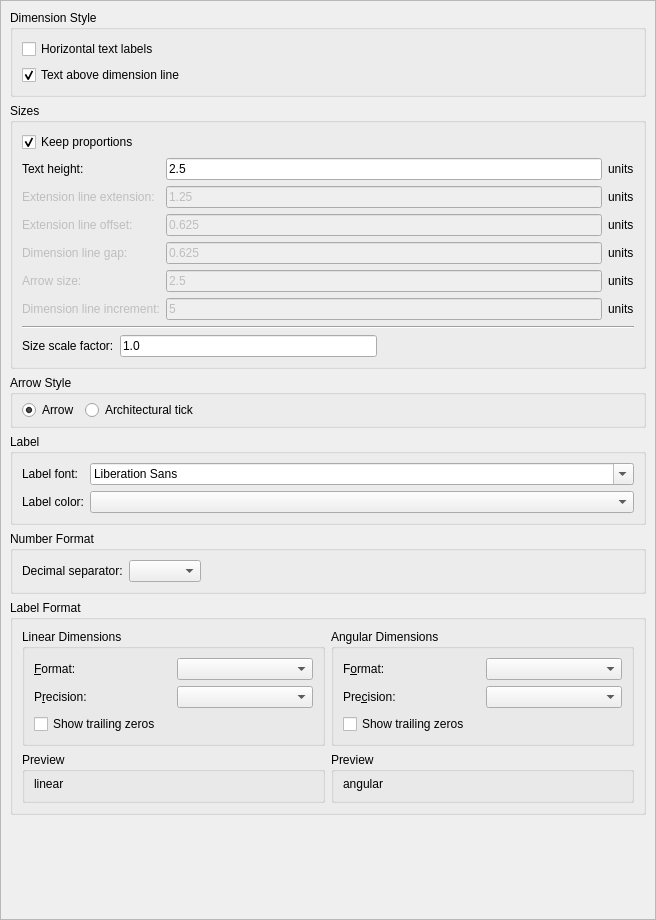
<?xml version="1.0" encoding="UTF-8"?>
<ui version="4.0">
 <class>DimensionSettings</class>
 <widget class="QScrollArea" name="DimensionSettings">
  <property name="geometry">
   <rect>
    <x>0</x>
    <y>0</y>
    <width>656</width>
    <height>920</height>
   </rect>
  </property>
  <property name="widgetResizable">
   <bool>true</bool>
  </property>
  <widget class="QWidget" name="scrollAreaWidgetContents">
   <property name="geometry">
    <rect>
     <x>0</x>
     <y>0</y>
     <width>654</width>
     <height>918</height>
    </rect>
   </property>
   <layout class="QVBoxLayout" name="verticalLayout_3">
    <item>
     <widget class="QGroupBox" name="groupBox_2">
      <property name="title">
       <string>Dimension Style</string>
      </property>
      <layout class="QVBoxLayout" name="verticalLayout_2">
       <item>
        <widget class="QCheckBox" name="DIMTIH">
         <property name="text">
          <string>Horizontal text labels</string>
         </property>
        </widget>
       </item>
       <item>
        <widget class="QCheckBox" name="DIMTAD">
         <property name="text">
          <string>Text above dimension line</string>
         </property>
         <property name="checked">
          <bool>true</bool>
         </property>
        </widget>
       </item>
      </layout>
     </widget>
    </item>
    <item>
     <widget class="QGroupBox" name="DimensionSizes">
      <property name="title">
       <string>Sizes</string>
      </property>
      <layout class="QVBoxLayout" name="verticalLayout">
       <item>
        <widget class="QCheckBox" name="KeepProportions">
         <property name="text">
          <string>Keep proportions</string>
         </property>
         <property name="checked">
          <bool>true</bool>
         </property>
        </widget>
       </item>
       <item>
        <layout class="QGridLayout" name="_2">
         <item row="1" column="1">
          <widget class="RMathLineEdit" name="DIMEXE">
           <property name="enabled">
            <bool>false</bool>
           </property>
           <property name="text">
            <string notr="true">1.25</string>
           </property>
           <property name="angle" stdset="0">
            <bool>false</bool>
           </property>
           <property name="defaultUnit" stdset="0">
            <number>0</number>
           </property>
          </widget>
         </item>
         <item row="3" column="0">
          <widget class="QLabel" name="DIMGAP_LAbel">
           <property name="enabled">
            <bool>false</bool>
           </property>
           <property name="text">
            <string>Dimension line gap:</string>
           </property>
          </widget>
         </item>
         <item row="2" column="1">
          <widget class="RMathLineEdit" name="DIMEXO">
           <property name="enabled">
            <bool>false</bool>
           </property>
           <property name="text">
            <string notr="true">0.625</string>
           </property>
           <property name="angle" stdset="0">
            <bool>false</bool>
           </property>
           <property name="defaultUnit" stdset="0">
            <number>0</number>
           </property>
          </widget>
         </item>
         <item row="4" column="1">
          <widget class="RMathLineEdit" name="DIMASZ">
           <property name="enabled">
            <bool>false</bool>
           </property>
           <property name="text">
            <string notr="true">2.5</string>
           </property>
           <property name="angle" stdset="0">
            <bool>false</bool>
           </property>
           <property name="defaultUnit" stdset="0">
            <number>0</number>
           </property>
          </widget>
         </item>
         <item row="4" column="0">
          <widget class="QLabel" name="DIMASZ_Label">
           <property name="enabled">
            <bool>false</bool>
           </property>
           <property name="text">
            <string>Arrow size:</string>
           </property>
          </widget>
         </item>
         <item row="1" column="0">
          <widget class="QLabel" name="DIMEXE_Label">
           <property name="enabled">
            <bool>false</bool>
           </property>
           <property name="text">
            <string>Extension line extension:</string>
           </property>
          </widget>
         </item>
         <item row="0" column="1">
          <widget class="RMathLineEdit" name="DIMTXT">
           <property name="text">
            <string notr="true">2.5</string>
           </property>
           <property name="angle" stdset="0">
            <bool>false</bool>
           </property>
           <property name="defaultUnit" stdset="0">
            <number>0</number>
           </property>
          </widget>
         </item>
         <item row="0" column="2">
          <widget class="QLabel" name="DimUnit1">
           <property name="text">
            <string notr="true">units</string>
           </property>
          </widget>
         </item>
         <item row="3" column="2">
          <widget class="QLabel" name="DimUnit4">
           <property name="text">
            <string notr="true">units</string>
           </property>
          </widget>
         </item>
         <item row="4" column="2">
          <widget class="QLabel" name="DimUnit5">
           <property name="text">
            <string notr="true">units</string>
           </property>
          </widget>
         </item>
         <item row="5" column="2">
          <widget class="QLabel" name="DimUnit6">
           <property name="text">
            <string notr="true">units</string>
           </property>
          </widget>
         </item>
         <item row="3" column="1">
          <widget class="RMathLineEdit" name="DIMGAP">
           <property name="enabled">
            <bool>false</bool>
           </property>
           <property name="text">
            <string notr="true">0.625</string>
           </property>
           <property name="angle" stdset="0">
            <bool>false</bool>
           </property>
           <property name="defaultUnit" stdset="0">
            <number>0</number>
           </property>
          </widget>
         </item>
         <item row="0" column="0">
          <widget class="QLabel" name="DIMTXT_Label">
           <property name="text">
            <string>Text height:</string>
           </property>
          </widget>
         </item>
         <item row="2" column="0">
          <widget class="QLabel" name="DIMEXO_Label">
           <property name="enabled">
            <bool>false</bool>
           </property>
           <property name="text">
            <string>Extension line offset:</string>
           </property>
          </widget>
         </item>
         <item row="1" column="2">
          <widget class="QLabel" name="DimUnit2">
           <property name="text">
            <string notr="true">units</string>
           </property>
          </widget>
         </item>
         <item row="2" column="2">
          <widget class="QLabel" name="DimUnit3">
           <property name="text">
            <string notr="true">units</string>
           </property>
          </widget>
         </item>
         <item row="5" column="0">
          <widget class="QLabel" name="DIMDLI_Label">
           <property name="enabled">
            <bool>false</bool>
           </property>
           <property name="text">
            <string>Dimension line increment:</string>
           </property>
          </widget>
         </item>
         <item row="5" column="1">
          <widget class="RMathLineEdit" name="DIMDLI">
           <property name="enabled">
            <bool>false</bool>
           </property>
           <property name="text">
            <string notr="true">5</string>
           </property>
          </widget>
         </item>
        </layout>
       </item>
       <item>
        <widget class="Line" name="line">
         <property name="orientation">
          <enum>Qt::Horizontal</enum>
         </property>
        </widget>
       </item>
       <item>
        <layout class="QHBoxLayout" name="horizontalLayout">
         <item>
          <widget class="QLabel" name="label_7">
           <property name="text">
            <string>Size scale factor:</string>
           </property>
          </widget>
         </item>
         <item>
          <widget class="RMathLineEdit" name="DIMSCALE">
           <property name="text">
            <string notr="true">1.0</string>
           </property>
           <property name="angle" stdset="0">
            <bool>false</bool>
           </property>
           <property name="defaultUnit" stdset="0">
            <number>0</number>
           </property>
          </widget>
         </item>
         <item>
          <spacer name="horizontalSpacer_2">
           <property name="orientation">
            <enum>Qt::Horizontal</enum>
           </property>
           <property name="sizeHint" stdset="0">
            <size>
             <width>40</width>
             <height>20</height>
            </size>
           </property>
          </spacer>
         </item>
        </layout>
       </item>
      </layout>
     </widget>
    </item>
    <item>
     <widget class="QGroupBox" name="ArrowStyle">
      <property name="title">
       <string>Arrow Style</string>
      </property>
      <layout class="QHBoxLayout" name="_3">
       <property name="topMargin">
        <number>5</number>
       </property>
       <property name="bottomMargin">
        <number>5</number>
       </property>
       <item>
        <widget class="QRadioButton" name="Arrow">
         <property name="text">
          <string>Arrow</string>
         </property>
         <property name="checked">
          <bool>true</bool>
         </property>
        </widget>
       </item>
       <item>
        <widget class="QRadioButton" name="ArchitecturalTick">
         <property name="text">
          <string>Architectural tick</string>
         </property>
        </widget>
       </item>
       <item>
        <spacer name="horizontalSpacer">
         <property name="orientation">
          <enum>Qt::Horizontal</enum>
         </property>
         <property name="sizeHint" stdset="0">
          <size>
           <width>40</width>
           <height>20</height>
          </size>
         </property>
        </spacer>
       </item>
      </layout>
     </widget>
    </item>
    <item>
     <widget class="QGroupBox" name="FontGroup">
      <property name="title">
       <string>Label</string>
      </property>
      <layout class="QFormLayout" name="formLayout">
       <item row="0" column="0">
        <widget class="QLabel" name="label_11">
         <property name="text">
          <string>Label font:</string>
         </property>
        </widget>
       </item>
       <item row="0" column="1">
        <widget class="QFontComboBox" name="DimensionFont"/>
       </item>
       <item row="1" column="0">
        <widget class="QLabel" name="label">
         <property name="text">
          <string>Label color:</string>
         </property>
        </widget>
       </item>
       <item row="1" column="1">
        <widget class="RColorCombo" name="DimensionTextColor"/>
       </item>
      </layout>
     </widget>
    </item>
    <item>
     <widget class="QGroupBox" name="groupBox">
      <property name="title">
       <string>Number Format</string>
      </property>
      <layout class="QHBoxLayout" name="horizontalLayout_3">
       <item>
        <widget class="QLabel" name="label_12">
         <property name="text">
          <string>Decimal separator:</string>
         </property>
        </widget>
       </item>
       <item>
        <widget class="QComboBox" name="DecimalPoint"/>
       </item>
       <item>
        <spacer name="horizontalSpacer_3">
         <property name="orientation">
          <enum>Qt::Horizontal</enum>
         </property>
         <property name="sizeHint" stdset="0">
          <size>
           <width>365</width>
           <height>20</height>
          </size>
         </property>
        </spacer>
       </item>
      </layout>
     </widget>
    </item>
    <item>
     <widget class="QGroupBox" name="gbDimensionFormat">
      <property name="title">
       <string>Label Format</string>
      </property>
      <layout class="QGridLayout" name="_4">
       <item row="1" column="0">
        <widget class="QGroupBox" name="gbLength">
         <property name="title">
          <string>Linear Dimensions</string>
         </property>
         <layout class="QVBoxLayout" name="_5">
          <item>
           <layout class="QGridLayout" name="_6">
            <item row="0" column="0">
             <widget class="QLabel" name="label_8">
              <property name="text">
               <string>&amp;Format:</string>
              </property>
              <property name="buddy">
               <cstring>LinearFormat</cstring>
              </property>
             </widget>
            </item>
            <item row="1" column="0">
             <widget class="QLabel" name="label_9">
              <property name="text">
               <string>P&amp;recision:</string>
              </property>
              <property name="buddy">
               <cstring>LinearPrecision</cstring>
              </property>
             </widget>
            </item>
            <item row="1" column="1">
             <widget class="QComboBox" name="LinearPrecision">
              <property name="minimumSize">
               <size>
                <width>50</width>
                <height>0</height>
               </size>
              </property>
             </widget>
            </item>
            <item row="0" column="1">
             <widget class="QComboBox" name="LinearFormat">
              <property name="minimumSize">
               <size>
                <width>50</width>
                <height>0</height>
               </size>
              </property>
             </widget>
            </item>
           </layout>
          </item>
          <item>
           <widget class="QCheckBox" name="LinearShowTrailingZeros">
            <property name="text">
             <string>Show trailing zeros</string>
            </property>
           </widget>
          </item>
         </layout>
        </widget>
       </item>
       <item row="1" column="1">
        <widget class="QGroupBox" name="gbAngle">
         <property name="title">
          <string>Angular Dimensions</string>
         </property>
         <layout class="QVBoxLayout" name="_7">
          <item>
           <layout class="QGridLayout" name="_8">
            <item row="0" column="0">
             <widget class="QLabel" name="label_10">
              <property name="text">
               <string>F&amp;ormat:</string>
              </property>
              <property name="buddy">
               <cstring>AngularFormat</cstring>
              </property>
             </widget>
            </item>
            <item row="0" column="1">
             <widget class="QComboBox" name="AngularFormat">
              <property name="minimumSize">
               <size>
                <width>50</width>
                <height>0</height>
               </size>
              </property>
             </widget>
            </item>
            <item row="1" column="0">
             <widget class="QLabel" name="label_2">
              <property name="text">
               <string>Pre&amp;cision:</string>
              </property>
              <property name="buddy">
               <cstring>AngularPrecision</cstring>
              </property>
             </widget>
            </item>
            <item row="1" column="1">
             <widget class="QComboBox" name="AngularPrecision">
              <property name="minimumSize">
               <size>
                <width>50</width>
                <height>0</height>
               </size>
              </property>
             </widget>
            </item>
           </layout>
          </item>
          <item>
           <widget class="QCheckBox" name="AngularShowTrailingZeros">
            <property name="text">
             <string>Show trailing zeros</string>
            </property>
           </widget>
          </item>
         </layout>
        </widget>
       </item>
       <item row="2" column="0">
        <widget class="QGroupBox" name="gbLengthPreview">
         <property name="title">
          <string>Preview</string>
         </property>
         <layout class="QVBoxLayout" name="_9">
          <property name="topMargin">
           <number>5</number>
          </property>
          <item>
           <widget class="QLabel" name="LinearPreview">
            <property name="text">
             <string notr="true">linear</string>
            </property>
           </widget>
          </item>
         </layout>
        </widget>
       </item>
       <item row="2" column="1">
        <widget class="QGroupBox" name="gbAnglePreview">
         <property name="title">
          <string>Preview</string>
         </property>
         <layout class="QVBoxLayout" name="_10">
          <property name="topMargin">
           <number>5</number>
          </property>
          <item>
           <widget class="QLabel" name="AngularPreview">
            <property name="text">
             <string notr="true">angular</string>
            </property>
           </widget>
          </item>
         </layout>
        </widget>
       </item>
      </layout>
     </widget>
    </item>
    <item>
     <spacer name="verticalSpacer">
      <property name="orientation">
       <enum>Qt::Vertical</enum>
      </property>
      <property name="sizeHint" stdset="0">
       <size>
        <width>20</width>
        <height>40</height>
       </size>
      </property>
     </spacer>
    </item>
   </layout>
  </widget>
 </widget>
 <customwidgets>
  <customwidget>
   <class>RMathLineEdit</class>
   <extends>QLineEdit</extends>
   <header>RMathLineEdit.h</header>
  </customwidget>
  <customwidget>
   <class>RColorCombo</class>
   <extends>QComboBox</extends>
   <header>RColorCombo.h</header>
  </customwidget>
 </customwidgets>
 <tabstops>
  <tabstop>DIMTIH</tabstop>
  <tabstop>DIMTAD</tabstop>
  <tabstop>KeepProportions</tabstop>
  <tabstop>DIMTXT</tabstop>
  <tabstop>DIMEXE</tabstop>
  <tabstop>DIMEXO</tabstop>
  <tabstop>DIMGAP</tabstop>
  <tabstop>DIMASZ</tabstop>
  <tabstop>DIMDLI</tabstop>
  <tabstop>DIMSCALE</tabstop>
  <tabstop>Arrow</tabstop>
  <tabstop>ArchitecturalTick</tabstop>
  <tabstop>DimensionFont</tabstop>
  <tabstop>DimensionTextColor</tabstop>
  <tabstop>DecimalPoint</tabstop>
  <tabstop>LinearFormat</tabstop>
  <tabstop>LinearPrecision</tabstop>
  <tabstop>LinearShowTrailingZeros</tabstop>
  <tabstop>AngularFormat</tabstop>
  <tabstop>AngularPrecision</tabstop>
  <tabstop>AngularShowTrailingZeros</tabstop>
 </tabstops>
 <resources/>
 <connections>
  <connection>
   <sender>KeepProportions</sender>
   <signal>toggled(bool)</signal>
   <receiver>DIMEXE</receiver>
   <slot>setDisabled(bool)</slot>
   <hints>
    <hint type="sourcelabel">
     <x>74</x>
     <y>114</y>
    </hint>
    <hint type="destinationlabel">
     <x>411</x>
     <y>180</y>
    </hint>
   </hints>
  </connection>
  <connection>
   <sender>KeepProportions</sender>
   <signal>toggled(bool)</signal>
   <receiver>DIMEXE_Label</receiver>
   <slot>setDisabled(bool)</slot>
   <hints>
    <hint type="sourcelabel">
     <x>105</x>
     <y>114</y>
    </hint>
    <hint type="destinationlabel">
     <x>56</x>
     <y>184</y>
    </hint>
   </hints>
  </connection>
  <connection>
   <sender>KeepProportions</sender>
   <signal>toggled(bool)</signal>
   <receiver>DIMEXO_Label</receiver>
   <slot>setDisabled(bool)</slot>
   <hints>
    <hint type="sourcelabel">
     <x>131</x>
     <y>114</y>
    </hint>
    <hint type="destinationlabel">
     <x>116</x>
     <y>223</y>
    </hint>
   </hints>
  </connection>
  <connection>
   <sender>KeepProportions</sender>
   <signal>toggled(bool)</signal>
   <receiver>DIMGAP_LAbel</receiver>
   <slot>setDisabled(bool)</slot>
   <hints>
    <hint type="sourcelabel">
     <x>143</x>
     <y>114</y>
    </hint>
    <hint type="destinationlabel">
     <x>143</x>
     <y>254</y>
    </hint>
   </hints>
  </connection>
  <connection>
   <sender>KeepProportions</sender>
   <signal>toggled(bool)</signal>
   <receiver>DIMASZ_Label</receiver>
   <slot>setDisabled(bool)</slot>
   <hints>
    <hint type="sourcelabel">
     <x>166</x>
     <y>114</y>
    </hint>
    <hint type="destinationlabel">
     <x>89</x>
     <y>285</y>
    </hint>
   </hints>
  </connection>
  <connection>
   <sender>KeepProportions</sender>
   <signal>toggled(bool)</signal>
   <receiver>DIMEXO</receiver>
   <slot>setDisabled(bool)</slot>
   <hints>
    <hint type="sourcelabel">
     <x>264</x>
     <y>114</y>
    </hint>
    <hint type="destinationlabel">
     <x>418</x>
     <y>223</y>
    </hint>
   </hints>
  </connection>
  <connection>
   <sender>KeepProportions</sender>
   <signal>toggled(bool)</signal>
   <receiver>DIMGAP</receiver>
   <slot>setDisabled(bool)</slot>
   <hints>
    <hint type="sourcelabel">
     <x>303</x>
     <y>114</y>
    </hint>
    <hint type="destinationlabel">
     <x>469</x>
     <y>254</y>
    </hint>
   </hints>
  </connection>
  <connection>
   <sender>KeepProportions</sender>
   <signal>toggled(bool)</signal>
   <receiver>DIMASZ</receiver>
   <slot>setDisabled(bool)</slot>
   <hints>
    <hint type="sourcelabel">
     <x>340</x>
     <y>114</y>
    </hint>
    <hint type="destinationlabel">
     <x>496</x>
     <y>285</y>
    </hint>
   </hints>
  </connection>
  <connection>
   <sender>KeepProportions</sender>
   <signal>toggled(bool)</signal>
   <receiver>DIMDLI</receiver>
   <slot>setDisabled(bool)</slot>
   <hints>
    <hint type="sourcelabel">
     <x>341</x>
     <y>114</y>
    </hint>
    <hint type="destinationlabel">
     <x>568</x>
     <y>316</y>
    </hint>
   </hints>
  </connection>
  <connection>
   <sender>KeepProportions</sender>
   <signal>toggled(bool)</signal>
   <receiver>DIMDLI_Label</receiver>
   <slot>setDisabled(bool)</slot>
   <hints>
    <hint type="sourcelabel">
     <x>341</x>
     <y>114</y>
    </hint>
    <hint type="destinationlabel">
     <x>123</x>
     <y>316</y>
    </hint>
   </hints>
  </connection>
  <connection>
   <sender>DIMTIH</sender>
   <signal>toggled(bool)</signal>
   <receiver>DIMTAD</receiver>
   <slot>setDisabled(bool)</slot>
   <hints>
    <hint type="sourcelabel">
     <x>158</x>
     <y>35</y>
    </hint>
    <hint type="destinationlabel">
     <x>165</x>
     <y>57</y>
    </hint>
   </hints>
  </connection>
 </connections>
</ui>
